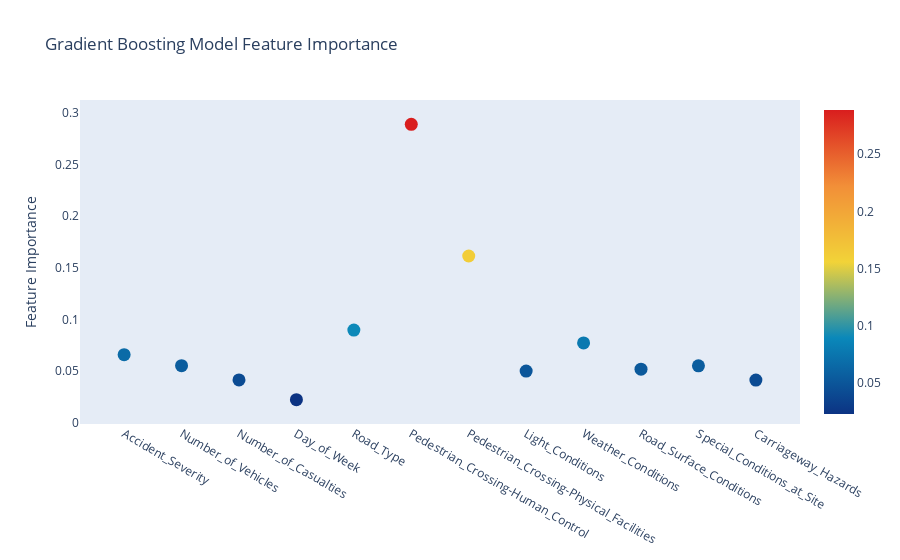

This figure's notebook cell:
### Code cell
# Scatter plot 
trace = go.Scatter(
    y = gb.feature_importances_,
    x = accidents_model.columns.values,
    mode='markers',
    marker=dict(
        sizemode = 'diameter',
        sizeref = 1,
        size = 13,
        #size= rf.feature_importances_,
        #color = np.random.randn(500), #set color equal to a variable
        color = gb.feature_importances_,
        colorscale='Portland',
        showscale=True
    ),
    text = accidents_model.columns.values
)
data = [trace]

layout= go.Layout(
    autosize= True,
    title= 'Gradient Boosting Model Feature Importance',
    hovermode= 'closest',
     xaxis= dict(
         ticklen= 5,
         showgrid=False,
        zeroline=False,
        showline=False
     ),
    yaxis=dict(
        title= 'Feature Importance',
        showgrid=False,
        zeroline=False,
        ticklen= 5,
        gridwidth= 2
    ),
    showlegend= False
)
fig = go.Figure(data=data, layout=layout)
py.iplot(fig,filename='scatter')

### Figure 1 — Plotly figure (JSON) as saved in the notebook; plotly's stock layout.template omitted (floating-point values rounded to 4 significant figures)
{"data": [{"marker": {"color": [0.06588, 0.05521, 0.04145, 0.0223, 0.08968, 0.2888, 0.1613, 0.04995, 0.07719, 0.05181, 0.05509, 0.04129], "colorscale": [[0, "rgb(12,51,131)"], [0.25, "rgb(10,136,186)"], [0.5, "rgb(242,211,56)"], [0.75, "rgb(242,143,56)"], [1, "rgb(217,30,30)"]], "showscale": true, "size": 13, "sizemode": "diameter", "sizeref": 1}, "mode": "markers", "text": ["Accident_Severity", "Number_of_Vehicles", "Number_of_Casualties", "Day_of_Week", "Road_Type", "Pedestrian_Crossing-Human_Control", "Pedestrian_Crossing-Physical_Facilities", "Light_Conditions", "Weather_Conditions", "Road_Surface_Conditions", "Special_Conditions_at_Site", "Carriageway_Hazards", "Did_Police_Officer_Attend_Scene_of_Accident"], "type": "scatter", "x": ["Accident_Severity", "Number_of_Vehicles", "Number_of_Casualties", "Day_of_Week", "Road_Type", "Pedestrian_Crossing-Human_Control", "Pedestrian_Crossing-Physical_Facilities", "Light_Conditions", "Weather_Conditions", "Road_Surface_Conditions", "Special_Conditions_at_Site", "Carriageway_Hazards", "Did_Police_Officer_Attend_Scene_of_Accident"], "y": [0.06588, 0.05521, 0.04145, 0.0223, 0.08968, 0.2888, 0.1613, 0.04995, 0.07719, 0.05181, 0.05509, 0.04129]}], "layout": {"autosize": true, "hovermode": "closest", "showlegend": false, "title": {"text": "Gradient Boosting Model Feature Importance"}, "xaxis": {"showgrid": false, "showline": false, "ticklen": 5, "zeroline": false}, "yaxis": {"gridwidth": 2, "showgrid": false, "ticklen": 5, "title": {"text": "Feature Importance"}, "zeroline": false}}}
